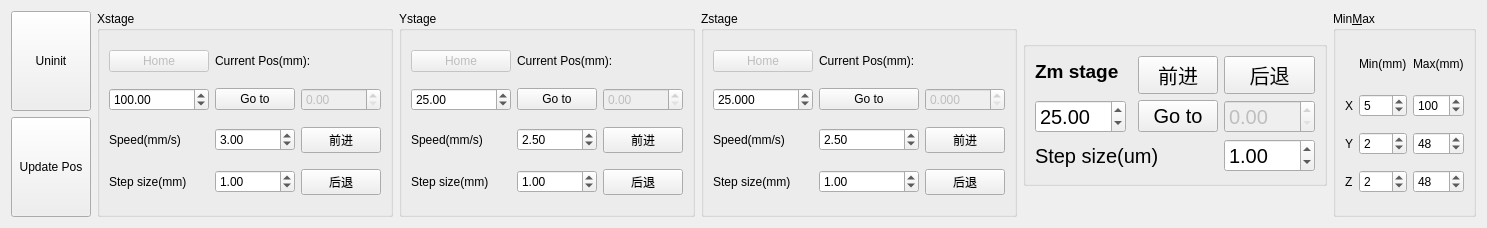
        <widget class="QWidget" name="StageTab">
         <attribute name="title">
          <string>Stage</string>
         </attribute>
         <layout class="QHBoxLayout" name="horizontalLayout_7">
          <item>
           <layout class="QVBoxLayout" name="verticalLayout_3">
            <item>
             <widget class="QPushButton" name="UninitButton">
              <property name="minimumSize">
               <size>
                <width>0</width>
                <height>100</height>
               </size>
              </property>
              <property name="text">
               <string>Uninit</string>
              </property>
             </widget>
            </item>
            <item>
             <widget class="QPushButton" name="UpdateButton">
              <property name="minimumSize">
               <size>
                <width>0</width>
                <height>100</height>
               </size>
              </property>
              <property name="maximumSize">
               <size>
                <width>300</width>
                <height>16777215</height>
               </size>
              </property>
              <property name="text">
               <string>Update Pos</string>
              </property>
             </widget>
            </item>
           </layout>
          </item>
          <item>
           <widget class="QGroupBox" name="XstageBox">
            <property name="maximumSize">
             <size>
              <width>16777215</width>
              <height>300</height>
             </size>
            </property>
            <property name="title">
             <string>Xstage</string>
            </property>
            <layout class="QGridLayout" name="gridLayout_7">
             <item row="5" column="2">
              <widget class="QPushButton" name="XUP">
               <property name="text">
                <string>前进</string>
               </property>
              </widget>
             </item>
             <item row="1" column="0">
              <widget class="QPushButton" name="XHome">
               <property name="enabled">
                <bool>false</bool>
               </property>
               <property name="text">
                <string>Home</string>
               </property>
              </widget>
             </item>
             <item row="7" column="1">
              <widget class="QDoubleSpinBox" name="Xstagestepsize">
               <property name="maximum">
                <double>5.000000000000000</double>
               </property>
               <property name="value">
                <double>1.000000000000000</double>
               </property>
              </widget>
             </item>
             <item row="7" column="2">
              <widget class="QPushButton" name="XDOWN">
               <property name="text">
                <string>后退</string>
               </property>
              </widget>
             </item>
             <item row="5" column="1">
              <widget class="QDoubleSpinBox" name="XSpeed">
               <property name="maximum">
                <double>6.000000000000000</double>
               </property>
               <property name="value">
                <double>3.000000000000000</double>
               </property>
              </widget>
             </item>
             <item row="2" column="1">
              <widget class="QPushButton" name="Xmove2">
               <property name="minimumSize">
                <size>
                 <width>0</width>
                 <height>0</height>
                </size>
               </property>
               <property name="text">
                <string>Go to</string>
               </property>
              </widget>
             </item>
             <item row="2" column="0">
              <widget class="QDoubleSpinBox" name="XPosition">
               <property name="minimumSize">
                <size>
                 <width>100</width>
                 <height>0</height>
                </size>
               </property>
               <property name="minimum">
                <double>0.000000000000000</double>
               </property>
               <property name="maximum">
                <double>300.000000000000000</double>
               </property>
               <property name="value">
                <double>100.000000000000000</double>
               </property>
              </widget>
             </item>
             <item row="1" column="1" colspan="2">
              <widget class="QLabel" name="XPositionLabel">
               <property name="maximumSize">
                <size>
                 <width>16777215</width>
                 <height>20</height>
                </size>
               </property>
               <property name="text">
                <string>Current Pos(mm):</string>
               </property>
              </widget>
             </item>
             <item row="5" column="0">
              <widget class="QLabel" name="XSpeedlabel">
               <property name="text">
                <string>Speed(mm/s)</string>
               </property>
              </widget>
             </item>
             <item row="7" column="0">
              <widget class="QLabel" name="Xstagestepsizelabel">
               <property name="sizePolicy">
                <sizepolicy hsizetype="Preferred" vsizetype="Preferred">
                 <horstretch>0</horstretch>
                 <verstretch>0</verstretch>
                </sizepolicy>
               </property>
               <property name="text">
                <string>Step size(mm)</string>
               </property>
              </widget>
             </item>
             <item row="2" column="2">
              <widget class="QDoubleSpinBox" name="Xcurrent">
               <property name="enabled">
                <bool>false</bool>
               </property>
               <property name="maximum">
                <double>300.000000000000000</double>
               </property>
              </widget>
             </item>
            </layout>
           </widget>
          </item>
          <item>
           <widget class="QGroupBox" name="YstageBox">
            <property name="maximumSize">
             <size>
              <width>16777215</width>
              <height>300</height>
             </size>
            </property>
            <property name="title">
             <string>Ystage</string>
            </property>
            <layout class="QGridLayout" name="gridLayout_8">
             <item row="3" column="0">
              <widget class="QLabel" name="YSpeedlabel">
               <property name="text">
                <string>Speed(mm/s)</string>
               </property>
              </widget>
             </item>
             <item row="1" column="2">
              <widget class="QPushButton" name="Ymove2">
               <property name="minimumSize">
                <size>
                 <width>0</width>
                 <height>0</height>
                </size>
               </property>
               <property name="text">
                <string>Go to</string>
               </property>
              </widget>
             </item>
             <item row="3" column="2">
              <widget class="QDoubleSpinBox" name="YSpeed">
               <property name="minimum">
                <double>0.000000000000000</double>
               </property>
               <property name="maximum">
                <double>5.000000000000000</double>
               </property>
               <property name="value">
                <double>2.500000000000000</double>
               </property>
              </widget>
             </item>
             <item row="4" column="2">
              <widget class="QDoubleSpinBox" name="Ystagestepsize">
               <property name="maximum">
                <double>5.000000000000000</double>
               </property>
               <property name="value">
                <double>1.000000000000000</double>
               </property>
              </widget>
             </item>
             <item row="4" column="0">
              <widget class="QLabel" name="Ystagestepsizelabel">
               <property name="text">
                <string>Step size(mm)</string>
               </property>
              </widget>
             </item>
             <item row="3" column="3">
              <widget class="QPushButton" name="YUP">
               <property name="text">
                <string>前进</string>
               </property>
              </widget>
             </item>
             <item row="4" column="3">
              <widget class="QPushButton" name="YDOWN">
               <property name="text">
                <string>后退</string>
               </property>
              </widget>
             </item>
             <item row="0" column="0">
              <widget class="QPushButton" name="YHome">
               <property name="enabled">
                <bool>false</bool>
               </property>
               <property name="text">
                <string>Home</string>
               </property>
              </widget>
             </item>
             <item row="1" column="3">
              <widget class="QDoubleSpinBox" name="Ycurrent">
               <property name="enabled">
                <bool>false</bool>
               </property>
               <property name="maximum">
                <double>50.000000000000000</double>
               </property>
              </widget>
             </item>
             <item row="1" column="0">
              <widget class="QDoubleSpinBox" name="YPosition">
               <property name="minimumSize">
                <size>
                 <width>100</width>
                 <height>0</height>
                </size>
               </property>
               <property name="minimum">
                <double>0.000000000000000</double>
               </property>
               <property name="maximum">
                <double>50.000000000000000</double>
               </property>
               <property name="value">
                <double>25.000000000000000</double>
               </property>
              </widget>
             </item>
             <item row="0" column="2" colspan="2">
              <widget class="QLabel" name="YPositionLabel">
               <property name="maximumSize">
                <size>
                 <width>16777215</width>
                 <height>20</height>
                </size>
               </property>
               <property name="text">
                <string>Current Pos(mm):</string>
               </property>
              </widget>
             </item>
            </layout>
           </widget>
          </item>
          <item>
           <widget class="QGroupBox" name="ZstageBox">
            <property name="maximumSize">
             <size>
              <width>16777215</width>
              <height>300</height>
             </size>
            </property>
            <property name="title">
             <string>Zstage</string>
            </property>
            <layout class="QGridLayout" name="gridLayout_9">
             <item row="4" column="3">
              <widget class="QPushButton" name="ZDOWN">
               <property name="text">
                <string>后退</string>
               </property>
              </widget>
             </item>
             <item row="3" column="0">
              <widget class="QLabel" name="ZSpeedlabel">
               <property name="text">
                <string>Speed(mm/s)</string>
               </property>
              </widget>
             </item>
             <item row="3" column="2">
              <widget class="QDoubleSpinBox" name="ZSpeed">
               <property name="minimum">
                <double>0.000000000000000</double>
               </property>
               <property name="maximum">
                <double>5.000000000000000</double>
               </property>
               <property name="value">
                <double>2.500000000000000</double>
               </property>
              </widget>
             </item>
             <item row="4" column="0">
              <widget class="QLabel" name="Zstagestepsizelabel">
               <property name="text">
                <string>Step size(mm)</string>
               </property>
              </widget>
             </item>
             <item row="1" column="2">
              <widget class="QPushButton" name="Zmove2">
               <property name="minimumSize">
                <size>
                 <width>0</width>
                 <height>0</height>
                </size>
               </property>
               <property name="text">
                <string>Go to</string>
               </property>
              </widget>
             </item>
             <item row="3" column="3">
              <widget class="QPushButton" name="ZUP">
               <property name="text">
                <string>前进</string>
               </property>
              </widget>
             </item>
             <item row="4" column="2">
              <widget class="QDoubleSpinBox" name="Zstagestepsize">
               <property name="minimumSize">
                <size>
                 <width>100</width>
                 <height>0</height>
                </size>
               </property>
               <property name="decimals">
                <number>2</number>
               </property>
               <property name="maximum">
                <double>5.000000000000000</double>
               </property>
               <property name="value">
                <double>1.000000000000000</double>
               </property>
              </widget>
             </item>
             <item row="0" column="0">
              <widget class="QPushButton" name="ZHome">
               <property name="enabled">
                <bool>false</bool>
               </property>
               <property name="text">
                <string>Home</string>
               </property>
              </widget>
             </item>
             <item row="1" column="3">
              <widget class="QDoubleSpinBox" name="Zcurrent">
               <property name="enabled">
                <bool>false</bool>
               </property>
               <property name="decimals">
                <number>3</number>
               </property>
               <property name="maximum">
                <double>50.000000000000000</double>
               </property>
              </widget>
             </item>
             <item row="1" column="0">
              <widget class="QDoubleSpinBox" name="ZPosition">
               <property name="minimumSize">
                <size>
                 <width>100</width>
                 <height>0</height>
                </size>
               </property>
               <property name="decimals">
                <number>3</number>
               </property>
               <property name="minimum">
                <double>0.000000000000000</double>
               </property>
               <property name="maximum">
                <double>50.000000000000000</double>
               </property>
               <property name="value">
                <double>25.000000000000000</double>
               </property>
              </widget>
             </item>
             <item row="0" column="2" colspan="2">
              <widget class="QLabel" name="ZPositionLabel">
               <property name="maximumSize">
                <size>
                 <width>16777215</width>
                 <height>20</height>
                </size>
               </property>
               <property name="text">
                <string>Current Pos(mm):</string>
               </property>
              </widget>
             </item>
            </layout>
           </widget>
          </item>
          <item>
           <widget class="QGroupBox" name="YstageBox_3">
            <property name="maximumSize">
             <size>
              <width>360</width>
              <height>145</height>
             </size>
            </property>
            <property name="title">
             <string/>
            </property>
            <layout class="QGridLayout" name="gridLayout_20">
             <item row="1" column="3">
              <widget class="QDoubleSpinBox" name="ZMcurrent">
               <property name="enabled">
                <bool>false</bool>
               </property>
               <property name="minimumSize">
                <size>
                 <width>60</width>
                 <height>0</height>
                </size>
               </property>
               <property name="font">
                <font>
                 <pointsize>15</pointsize>
                 <weight>50</weight>
                 <bold>false</bold>
                </font>
               </property>
               <property name="maximum">
                <double>200.000000000000000</double>
               </property>
              </widget>
             </item>
             <item row="0" column="3">
              <widget class="QPushButton" name="ZMDOWN">
               <property name="enabled">
                <bool>true</bool>
               </property>
               <property name="font">
                <font>
                 <pointsize>15</pointsize>
                 <weight>50</weight>
                 <bold>false</bold>
                </font>
               </property>
               <property name="text">
                <string>后退</string>
               </property>
              </widget>
             </item>
             <item row="1" column="2">
              <widget class="QPushButton" name="ZMmove2">
               <property name="enabled">
                <bool>true</bool>
               </property>
               <property name="minimumSize">
                <size>
                 <width>60</width>
                 <height>0</height>
                </size>
               </property>
               <property name="font">
                <font>
                 <pointsize>15</pointsize>
                 <weight>50</weight>
                 <bold>false</bold>
                </font>
               </property>
               <property name="text">
                <string>Go to</string>
               </property>
              </widget>
             </item>
             <item row="0" column="0">
              <widget class="QLabel" name="label_35">
               <property name="minimumSize">
                <size>
                 <width>0</width>
                 <height>20</height>
                </size>
               </property>
               <property name="maximumSize">
                <size>
                 <width>100</width>
                 <height>30</height>
                </size>
               </property>
               <property name="font">
                <font>
                 <pointsize>14</pointsize>
                 <weight>75</weight>
                 <bold>true</bold>
                </font>
               </property>
               <property name="text">
                <string>Zm stage</string>
               </property>
               <property name="alignment">
                <set>Qt::AlignLeading|Qt::AlignLeft|Qt::AlignTop</set>
               </property>
              </widget>
             </item>
             <item row="1" column="0">
              <widget class="QDoubleSpinBox" name="ZMPosition">
               <property name="minimumSize">
                <size>
                 <width>60</width>
                 <height>0</height>
                </size>
               </property>
               <property name="font">
                <font>
                 <pointsize>15</pointsize>
                 <weight>50</weight>
                 <bold>false</bold>
                </font>
               </property>
               <property name="minimum">
                <double>0.000000000000000</double>
               </property>
               <property name="maximum">
                <double>200.000000000000000</double>
               </property>
               <property name="value">
                <double>25.000000000000000</double>
               </property>
              </widget>
             </item>
             <item row="0" column="2">
              <widget class="QPushButton" name="ZMUP">
               <property name="enabled">
                <bool>true</bool>
               </property>
               <property name="minimumSize">
                <size>
                 <width>60</width>
                 <height>0</height>
                </size>
               </property>
               <property name="font">
                <font>
                 <pointsize>15</pointsize>
                 <weight>50</weight>
                 <bold>false</bold>
                </font>
               </property>
               <property name="text">
                <string>前进</string>
               </property>
              </widget>
             </item>
             <item row="3" column="3">
              <widget class="QDoubleSpinBox" name="ZMstagestepsize">
               <property name="font">
                <font>
                 <pointsize>15</pointsize>
                 <weight>50</weight>
                 <bold>false</bold>
                </font>
               </property>
               <property name="maximum">
                <double>50.000000000000000</double>
               </property>
               <property name="value">
                <double>1.000000000000000</double>
               </property>
              </widget>
             </item>
             <item row="3" column="0" colspan="3">
              <widget class="QLabel" name="Ystagestepsizelabel_9">
               <property name="font">
                <font>
                 <pointsize>15</pointsize>
                 <weight>50</weight>
                 <bold>false</bold>
                </font>
               </property>
               <property name="text">
                <string>Step size(um)</string>
               </property>
              </widget>
             </item>
            </layout>
           </widget>
          </item>
          <item>
           <widget class="QGroupBox" name="groupBox_2">
            <property name="title">
             <string>Min&amp;Max</string>
            </property>
            <layout class="QGridLayout" name="gridLayout_2">
             <item row="3" column="2">
              <widget class="QSpinBox" name="Zmax">
               <property name="value">
                <number>48</number>
               </property>
              </widget>
             </item>
             <item row="1" column="2">
              <widget class="QSpinBox" name="Xmax">
               <property name="maximum">
                <number>150</number>
               </property>
               <property name="value">
                <number>100</number>
               </property>
              </widget>
             </item>
             <item row="0" column="1">
              <widget class="QLabel" name="label_16">
               <property name="maximumSize">
                <size>
                 <width>16777215</width>
                 <height>30</height>
                </size>
               </property>
               <property name="text">
                <string>Min(mm)</string>
               </property>
              </widget>
             </item>
             <item row="1" column="1">
              <widget class="QSpinBox" name="Xmin">
               <property name="maximum">
                <number>150</number>
               </property>
               <property name="value">
                <number>5</number>
               </property>
              </widget>
             </item>
             <item row="3" column="1">
              <widget class="QSpinBox" name="Zmin">
               <property name="value">
                <number>2</number>
               </property>
              </widget>
             </item>
             <item row="2" column="1">
              <widget class="QSpinBox" name="Ymin">
               <property name="value">
                <number>2</number>
               </property>
              </widget>
             </item>
             <item row="2" column="2">
              <widget class="QSpinBox" name="Ymax">
               <property name="value">
                <number>48</number>
               </property>
              </widget>
             </item>
             <item row="0" column="2">
              <widget class="QLabel" name="label_17">
               <property name="maximumSize">
                <size>
                 <width>16777215</width>
                 <height>30</height>
                </size>
               </property>
               <property name="text">
                <string>Max(mm)</string>
               </property>
              </widget>
             </item>
             <item row="3" column="0">
              <widget class="QLabel" name="label_15">
               <property name="text">
                <string>Z</string>
               </property>
              </widget>
             </item>
             <item row="2" column="0">
              <widget class="QLabel" name="label_14">
               <property name="text">
                <string>Y</string>
               </property>
              </widget>
             </item>
             <item row="1" column="0">
              <widget class="QLabel" name="label_33">
               <property name="text">
                <string>X</string>
               </property>
              </widget>
             </item>
            </layout>
           </widget>
          </item>
         </layout>
        </widget>
